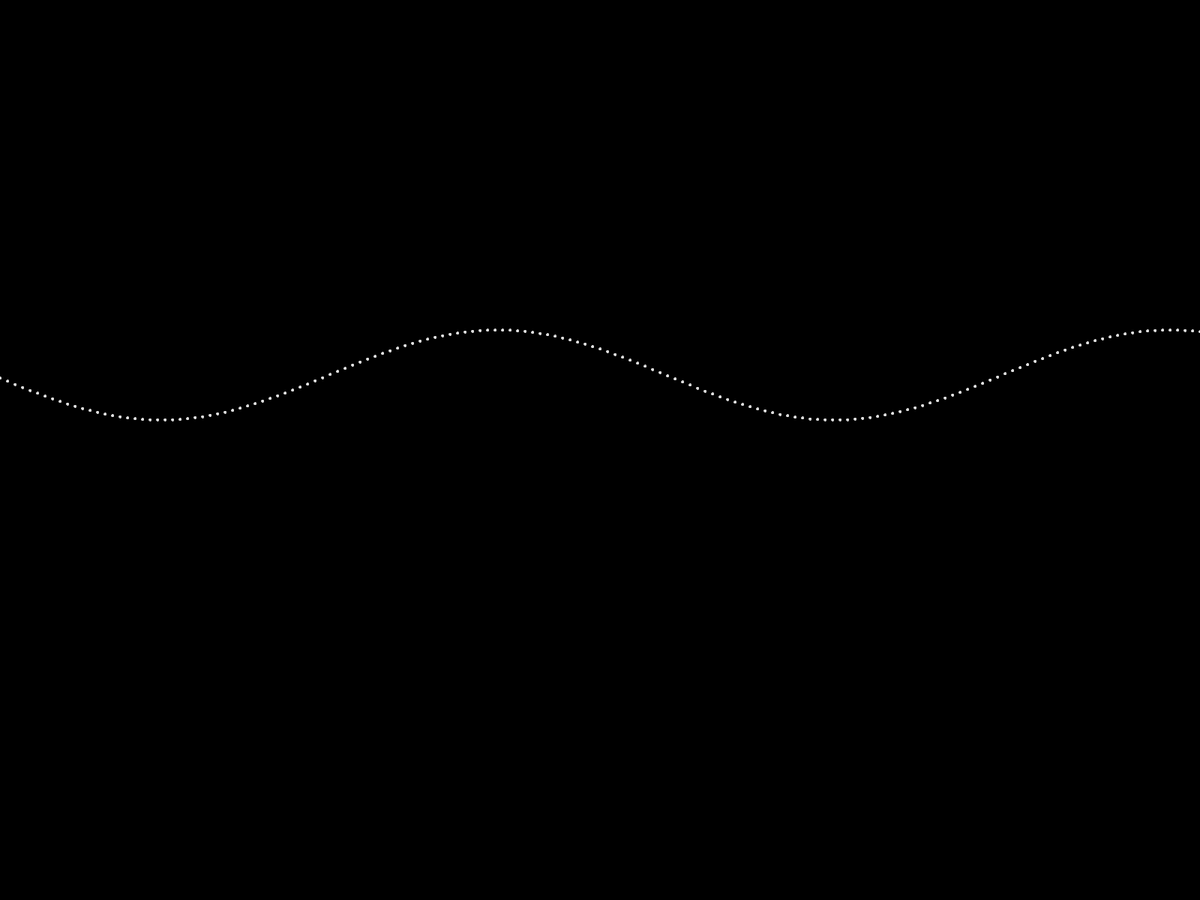
Frame 1 (no input)
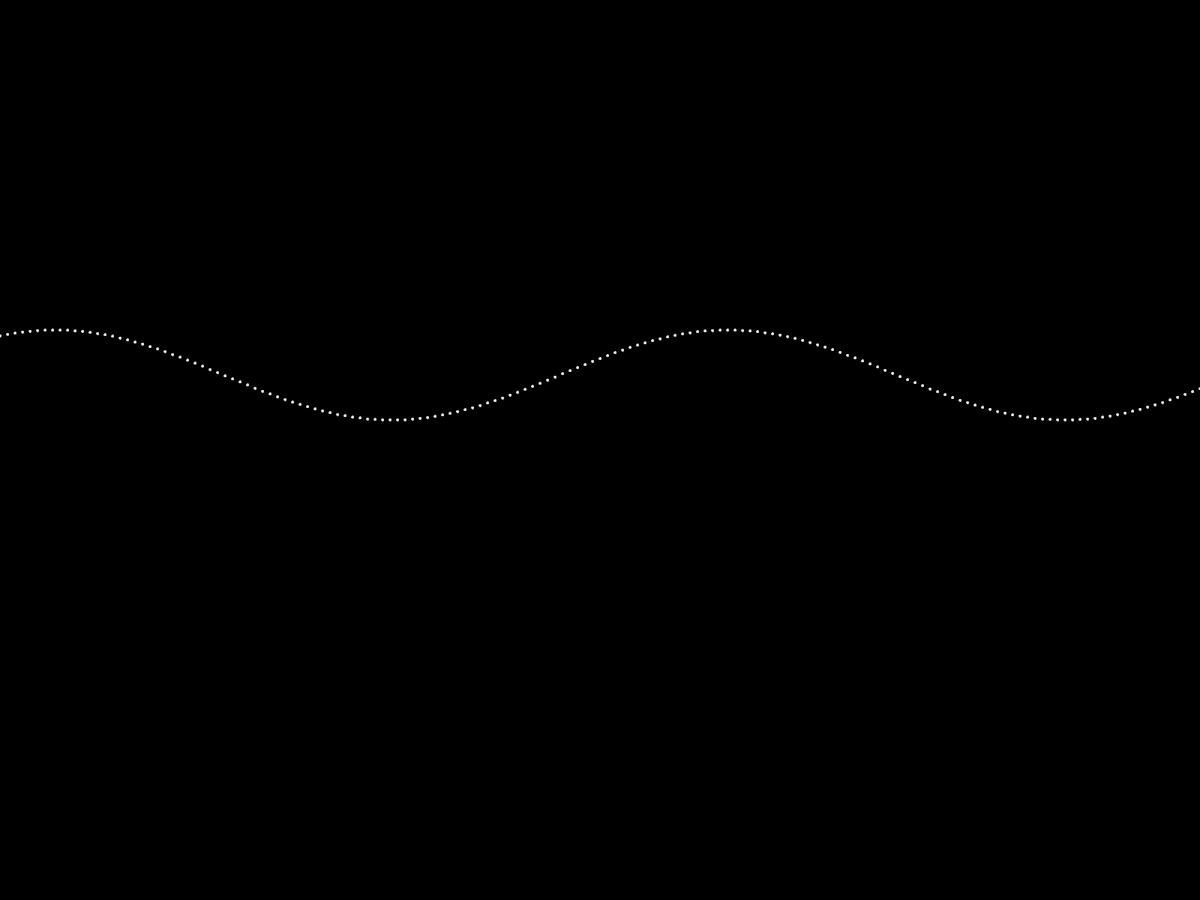
Frame 60 (the mouse pressed at the canvas centre just before this capture)
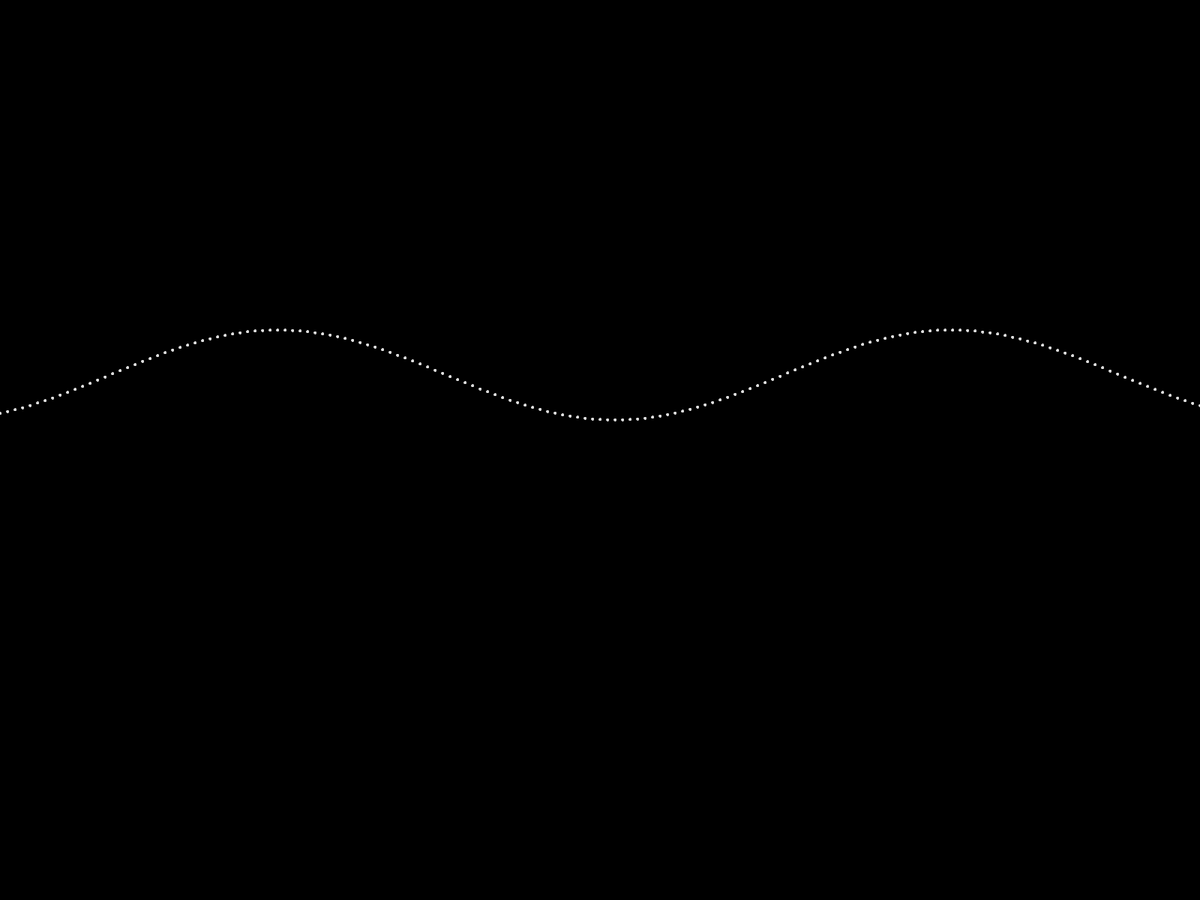
Frame 120 (the mouse held since frame 60 and released just before this capture)

The Processing sketch that drew these frames (run headless with seeded random() and noise(); from frame 60 on, the mouse is pressed at the canvas centre):

// Processing sketch: Line_Sin__Movement
// ── Line_Sin__Movement.pde
  float[] xValues;
  float[] yValues; 
  float[]thetaValues; 

  float y = 0; 
  float x = 0;
  float theta = 0;
  
  //float period = 6 * PI;
  
  float thetaChange;
  
void setup() // creating the first line
{
  fullScreen();
  background(0);
  
  thetaChange = 0.07;
  
  xValues = new float[width/6];
  yValues = new float[width/6];
  thetaValues = new float[width/6];
  
  float thetavar = 0.0;
  
  float xVariable = 0.0;

  stroke(225);
  for(int i = 0; i < xValues.length; i++)
  {
    thetaValues[i] = thetavar;
    thetavar = thetavar + thetaChange;
    
    xValues[i] = xVariable;
    xVariable = xVariable + 10;
    
    yValues[i] = 20 * sin(thetaValues[i]) + 100;
    
    ellipse(xValues[i], yValues[i], 3, 3);
  }
}

void draw()
{
  
  background(0);
  
  updateDots();
  
  delay(15);
  
}

void updateDots() // changing y-values
{
  //XValues will stay the same bc just moving up and down
  //yVals depend on the theta Values
  //update thetas first
  fill(225);
  
  for(int i = 0; i < thetaValues.length; i++)
  { 
    thetaValues[i] += thetaChange;
    
    yValues[i] = 60 * sin(thetaValues[i]) + 500;
  }
  
  for(int i = 0; i < thetaValues.length; i++)
    ellipse(xValues[i], yValues[i], 3, 3);
}
